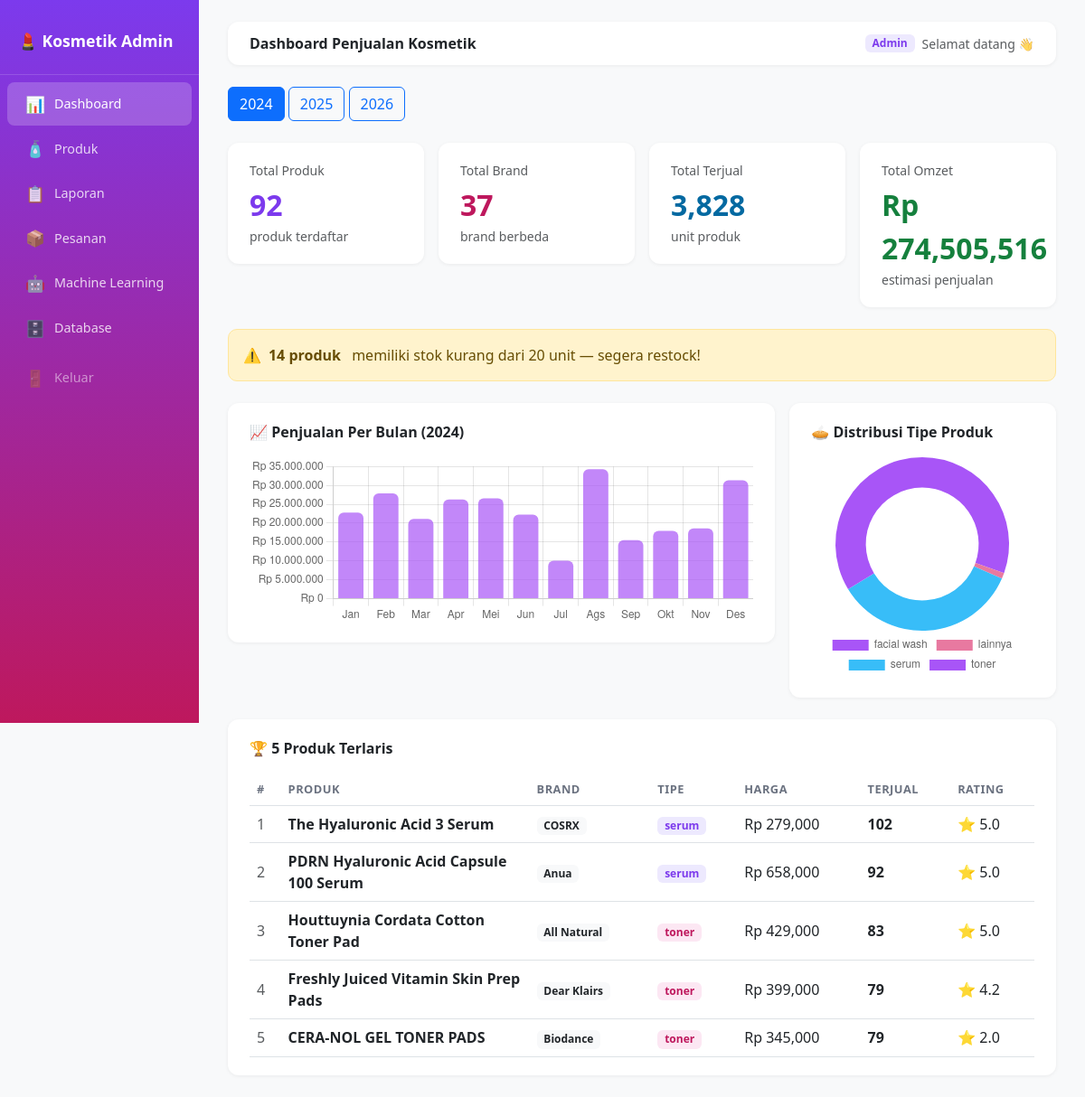
Page /dashboard (signed in) on the earlier database version.
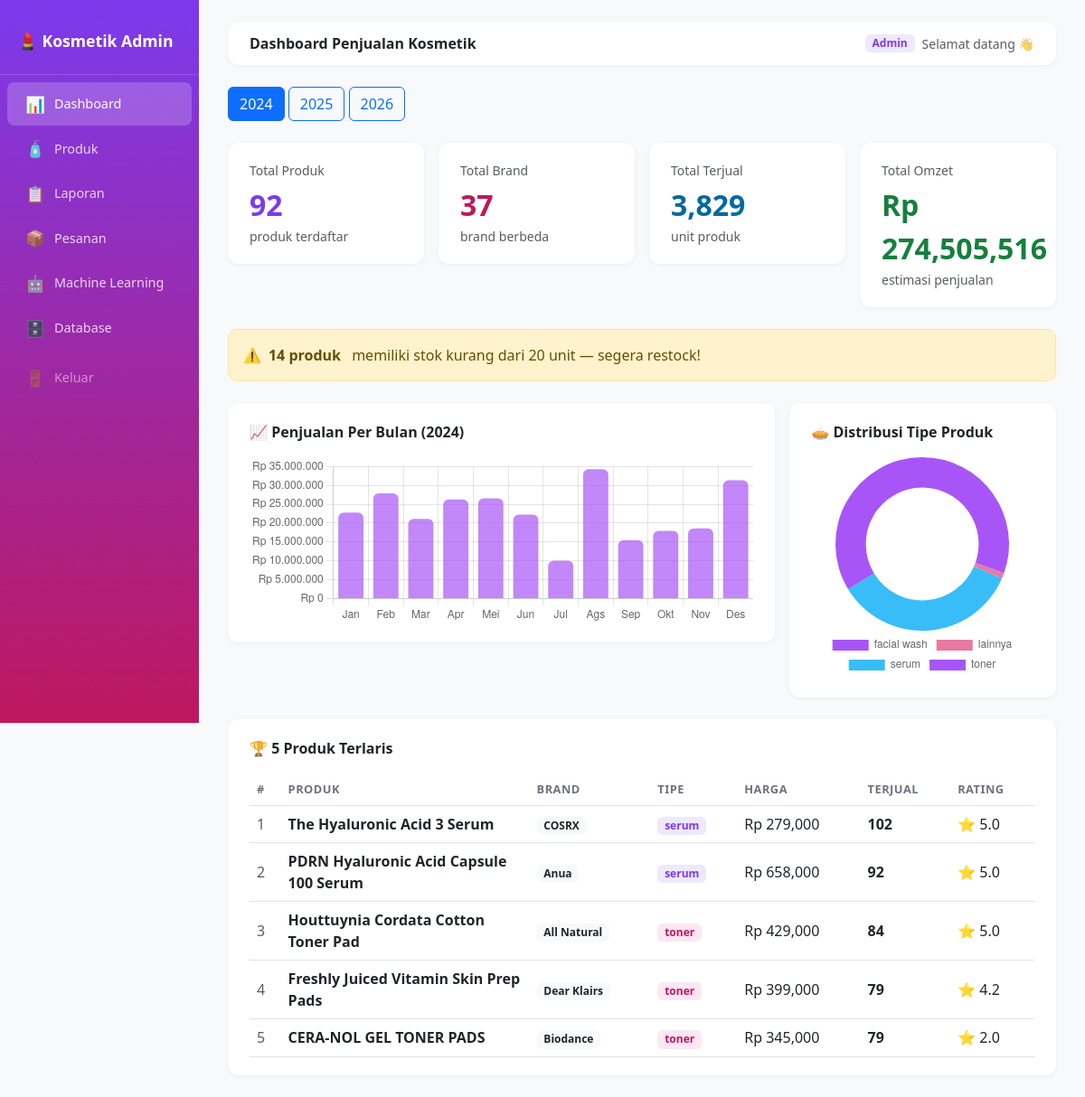
Same page on the later database version.
### admin/app_admin.py (models this page shows)
class Produk(db.Model):
    id          = db.Column(db.Integer, primary_key=True)
    brand       = db.Column(db.String(100))
    nama        = db.Column(db.String(200))
    tipe        = db.Column(db.String(50))
    ukuran      = db.Column(db.String(50))
    harga       = db.Column(db.Float)
    stok        = db.Column(db.Integer, default=0)
    terjual     = db.Column(db.Integer, default=0)
    rating      = db.Column(db.Float, default=0)
    bpom_id     = db.Column(db.String(50))
    url         = db.Column(db.String(300))
    deskripsi   = db.Column(db.Text)
    ingredients = db.Column(db.Text)
    gambar      = db.Column(db.String(200))

### admin/app_admin.py (the view, shortened to what this page needs)
@app.route('/dashboard')
def dashboard():
    if not cek_login():
        return redirect('/')
    tahun = request.args.get('tahun', '2024')
    total_produk  = Produk.query.count()
    total_brand   = db.session.query(
        func.count(func.distinct(Produk.brand))
    ).scalar()
    total_terjual = db.session.query(
        func.sum(Produk.terjual)
    ).scalar() or 0
    if tahun in ['2024', '2025']:
        total_omzet = db.session.query(
            func.sum(Transaksi.total)
        ).filter(
            Transaksi.tanggal.like(f'{tahun}-%')
        ).scalar() or 0
    stok_menipis  = Produk.query.filter(Produk.stok < 20).count()
    total_pesanan = Pesanan.query.count()
    menunggu      = Pesanan.query.filter_by(status='Menunggu').count()
    bulan_map = {'01':'Jan','02':'Feb','03':'Mar','04':'Apr','05':'Mei','06':'Jun',
                 '07':'Jul','08':'Ags','09':'Sep','10':'Okt','11':'Nov','12':'Des'}
    if tahun in ['2024', '2025']:
        rows = db.session.query(
            Transaksi.tanggal,
            func.sum(Transaksi.total)
        )\
        .filter(
            Transaksi.tanggal.like(f'{tahun}-%')
        )\
        .group_by(Transaksi.tanggal)\
        .order_by(Transaksi.tanggal)\
        .all()
    bulan_label = [bulan_map.get(r[0].split('-')[1], r[0]) for r in rows]
    bulan_total = [int(r[1]) for r in rows]
    terlaris = Produk.query.order_by(Produk.terjual.desc()).limit(5).all()
    tipe_rows = db.session.query(Produk.tipe, func.count(Produk.id)).group_by(Produk.tipe).all()
    return render_template('dashboard.html',
        tahun=tahun,
        total_produk=total_produk, total_brand=total_brand,
        total_terjual=total_terjual, total_omzet=total_omzet,
        stok_menipis=stok_menipis, total_pesanan=total_pesanan,
        menunggu=menunggu, terlaris=terlaris,
        bulan_label=bulan_label, bulan_total=bulan_total,
        tipe_label=[r[0] for r in tipe_rows],
        tipe_count=[r[1] for r in tipe_rows])

### admin/app_admin.py (called while the page is built)
def cek_login():
    return session.get('login', False)

### admin/templates/dashboard.html (shortened to what the changed rows need)
{% extends 'base.html' %} {% block title %}Dashboard{% endblock %}  {% block content %}
<div class="row g-3 mb-4">
  <div class="col-md-3">
    <div class="card-stat">
      <div class="text-muted small mb-1">Total Terjual</div>
      <div class="fs-2 fw-bold" style="color: #0369a1">
        {{ "{:,}".format(total_terjual) }}
      </div>
      <div class="text-muted small">unit produk</div>
    </div>
  </div>
</div>
<div class="card-stat">
  <div class="table-responsive">
    <table class="table table-hover align-middle mb-0">
      <thead>
        <tr>
          <th>#</th>
          <th>Produk</th>
          <th>Brand</th>
          <th>Tipe</th>
          <th>Harga</th>
          <th>Terjual</th>
          <th>Rating</th>
        </tr>
      </thead>
      <tbody>
        {% for p in terlaris %}
        <tr>
          <td class="text-muted">{{ loop.index }}</td>
          <td class="fw-semibold" style="max-width: 200px">
            {{ p.nama[:40] }}{% if p.nama|length > 40 %}…{% endif %}
          </td>
          <td><span class="badge bg-light text-dark">{{ p.brand }}</span></td>
          <td>
            <span class="badge badge-{{ p.tipe.replace(' ','') }}"
              >{{ p.tipe }}</span
            >
          </td>
          <td>Rp {{ "{:,.0f}".format(p.harga) }}</td>
          <td><strong>{{ p.terjual }}</strong></td>
          <td>⭐ {{ p.rating }}</td>
        </tr>
        {% endfor %}
      </tbody>
    </table>
  </div>
</div>
<script>
  // Grafik Bulanan
  new Chart(document.getElementById('chartBulan'), {
    type: 'bar',
    data: {
      labels: {{ bulan_label | tojson }},
      datasets: [{
        label: 'Total Penjualan (Rp)',
        data: {{ bulan_total | tojson }},
        backgroundColor: 'rgba(168,85,247,0.7)',
        borderRadius: 6
      }]
    },
    options: {
      plugins: { legend: { display: false } },
      scales: {
        y: { ticks: { callback: v => 'Rp '+v.toLocaleString('id') } }
      }
    }
  });
  // Grafik Donut
  new Chart(document.getElementById('chartTipe'), {
    type: 'doughnut',
    data: {
      labels: {{ tipe_label | tojson }},
      datasets: [{ data: {{ tipe_count | tojson }},
        backgroundColor: ['#a855f7','#e879a0','#38bdf8'],
        borderWidth: 0
      }]
    },
    options: { plugins: { legend: { position: 'bottom' } }, cutout: '65%' }
  });
</script>
{% endblock %}

Differences in the rows shown:
changed Produk "Houttuynia Cordata Cotton Toner Pad": terjual "83" → "84"
Other differences:
{{ "{:,}".format(total_terjual) }}: "3,828" → "3,829"
